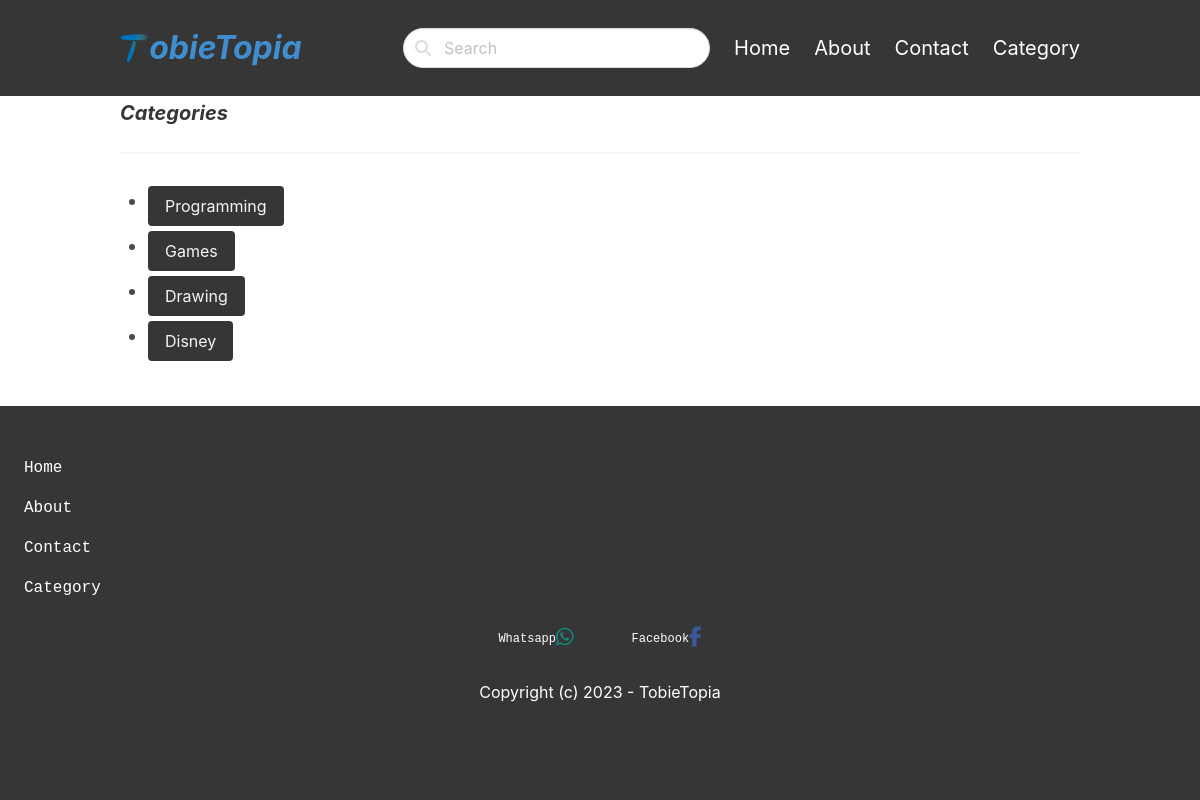
The page /category/ on the database its author committed.
### blog/models.py (models this page shows, shortened)
class Category(models.Model):
    title = models.CharField(max_length=255)
    slug = models.SlugField()
    class Meta:
        ordering = ('-title',)       #so categories in orderd by titles
        verbose_name_plural = 'Categories'      #changing the name of the plural of category that appears in our admin portal to categories from categorys

### core/views.py (the view)
# urls.py: path('category/', views.category, name= 'category'),
def category(request):
    categories = Category.objects.all
    return render(request, 'blog/categories.html', {'categories':categories})

### blog/templates/blog/categories.html (shortened to what this page needs)
{% extends 'core/base.html' %}
{% block content %}
    <strong class="is-size-5 is-italic has-text-centered">Categories</strong>
    <hr>
    <div class="columns">
        <div class="sidebar">
            <div class="content is-medium">
                <ul>
                    {%for category in categories%}
                       <li><button class="button is-dark">
                       <a href="{% url 'category_detail' category.slug %}"><p class= "has-text-light">{{ category.title }}</p></a></button></li>
                    {% endfor %}
                </ul>
            </div>
        </div>
    </div>
{% endblock %}

### static/css/footer.css (style rules this page uses)
body { min-height: 100vh; display: flex; flex-direction: column; }

### rows shown on the page
Category: title "Programming"
Category: title "Games"
Category: title "Drawing"
Category: title "Disney"
